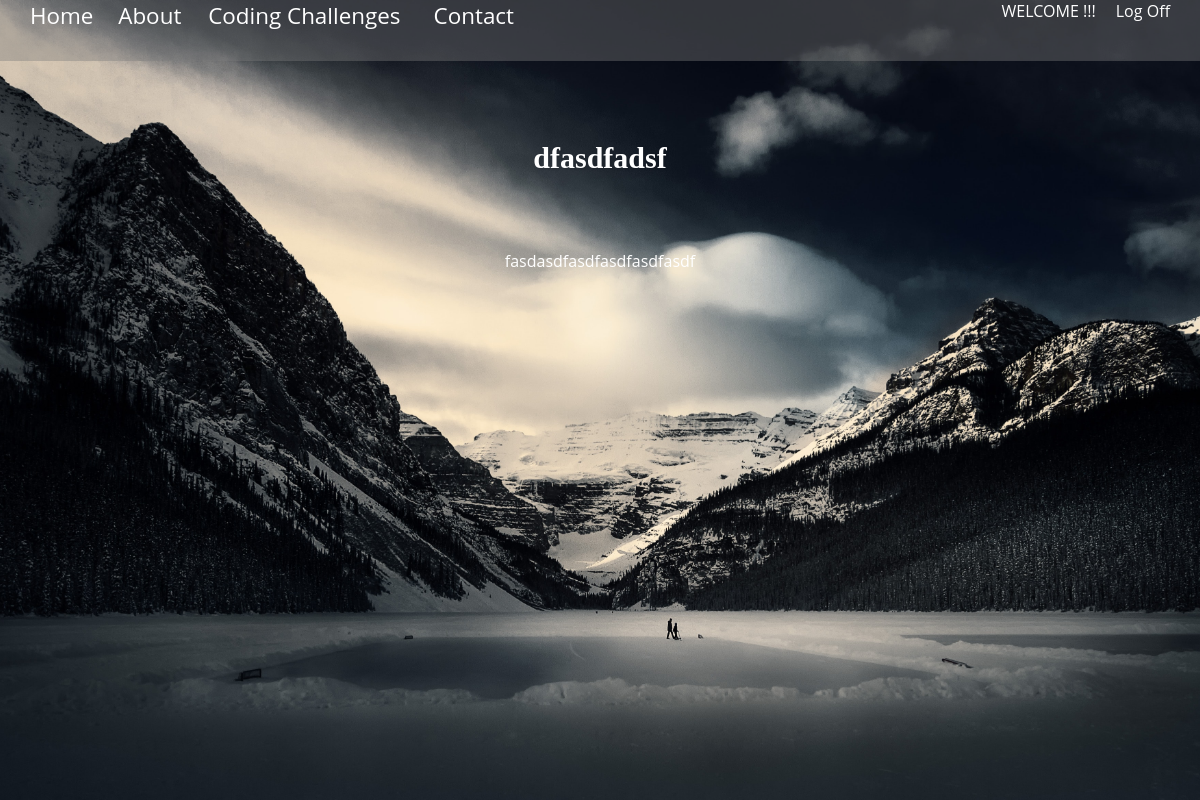
The page /post_challenge/coding_challenges/4 on the database its author committed.
### j_schatz_app/models.py (models this page shows, shortened)
class CodeChallenge(models.Model):
    publisher = models.ForeignKey(User, related_name='codechallenges', on_delete=models.CASCADE)
    title = models.CharField(max_length = 50)
    challenge_question = models.TextField()
    created_at = models.DateTimeField(auto_now_add = True)
    updated_at = models.DateTimeField(auto_now = True)
    objects = CodeChallengeManager()

### j_schatz_app/views.py (the view)
# urls.py: path('post_challenge/coding_challenges/<int:challenge_id>', views.single_coding_challenge),
def single_coding_challenge(request, challenge_id):
    context = {
        "challenge": CodeChallenge.objects.get(id=challenge_id)
    }
    return render(request, "coding_challenge.html", context)

### j_schatz_app/templates/coding_challenge.html (shortened to what this page needs)
<!DOCTYPE html>
<html lang="en">
<head>
    {% load static %}
    <link href="{% static '../static/styles.css' %}" rel="stylesheet" type="text/css" />
</head>
<body>
    <div class="body-container">
      <header>
      <div class="contact-header-container">
    <div class="contact-header">
      <div class="left-header">
        <a class="btn" title="Home" href = "/">Home</a>
        <a class="btn" title="About" href="/about">About </a>
        <a class="btn" title="Coding Challenges" href ="/post_challenge/challenges">Coding Challenges</a>
        <a class="btn" title="Contact" href="/contact">Contact</a>
      </div>
    <div class="right-header">
      <p class="login-user">
        WELCOME {{user.first_name}} {{user.last_name}}!!!
      </p>
      <a id="log-out" href="/user/logout">Log Off</a>
    </div>
    </div>
      </div>
  </header>
    <div class= "challenge-container">
      <h1 class="title">{{challenge.title}}</h1>
    <p class="challenge-question-container">{{challenge.challenge_question}}</p>
    </div>
</div>
</body>
</html>

### j_schatz_app/static/styles.css (style rules this page uses)
* { font-family: "Open Sans", sans-serif; margin: 0; padding:0; }
div.body-container { position:fixed; margin: 0; background: url(/static/images/mountains.jpg); background-repeat: no-repeat; background-position: center center; background-size: cover; width: 100%; height: 100%; }
.contact-header, .sent-email-header { display: flex; justify-content: space-between; background-color: rgba(123,123,123, .4); margin-bottom: 50px; }
.left-header { display: flex; justify-content: space-around; padding-left: 30px; }
.left-header .btn { color: #fff; text-decoration: none; font-size: 1.4rem; margin-bottom: 30px; padding-right: 7px; margin-right: 15px; }
.right-header { display: flex; justify-content: space-around; margin-right: 30px; }
p.login-user { color: #fff; margin-right: 20px; }
a#log-out { text-decoration: none; color: #fff; }
.contact-header-container { margin-bottom: 50px; }
h1.title { color: #fff; text-shadow: 1px 1px 3px rgba(0, 0, 0, 0.12); font: normal 30px 'Bitter', serif; text-align: center; font-weight: bold; margin: 30px auto 15px auto; }
a.btn::before { display: block; content: attr(title); font-weight: bold; height: 0; overflow: hidden; visibility: hidden; }
.challenge-container { display: flex; flex-direction: column; align-items: center; margin-left: 50px; margin-right: 50px; gap: 60px; color: #fff; }
@media (max-width: 1235px) { body { height: 100%; max-height: 100%; margin: 0; background: url("../../images/desert_photo.jpg") no-repeat; background-size: 100% 850px; } }

### rows shown on the page
CodeChallenge: title "dfasdfadsf", challenge_question "fasdasdfasdfasdfasdfasdf"
